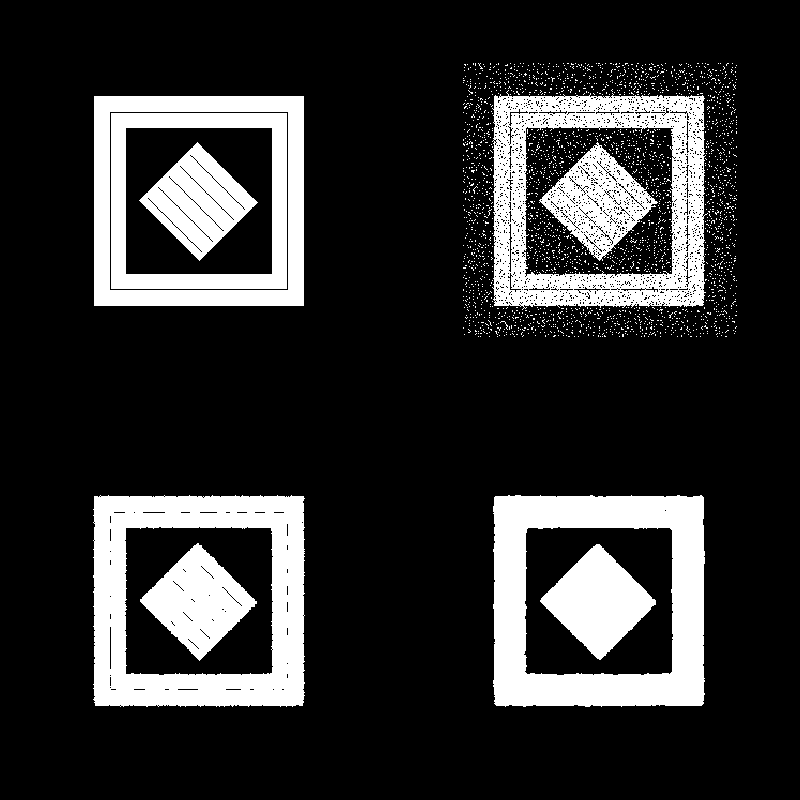

Here is the Python script that generated this plot:
#!/usr/bin/env python

# Compare median and hybrid-median filters for removing shot noise from
# a test pattern image.  Four viewports: original (top-left), noisy
# (top-right), hybrid median (bottom-left), standard median (bottom-right).

import os
from pathlib import Path

# Factory overrides: importing these modules registers the OpenGL rendering
# and interaction style implementations for vtkRenderingCore factory classes.
import vtkmodules.vtkInteractionStyle  # noqa: F401
import vtkmodules.vtkRenderingOpenGL2  # noqa: F401
# VTK pipeline classes used in this example
from vtkmodules.vtkCommonDataModel import vtkImageData
from vtkmodules.vtkIOImage import vtkPNGReader
from vtkmodules.vtkImagingCore import vtkImageCast, vtkImageThreshold
from vtkmodules.vtkImagingGeneral import vtkImageHybridMedian2D, vtkImageMedian3D
from vtkmodules.vtkImagingMath import vtkImageMathematics
from vtkmodules.vtkImagingSources import vtkImageNoiseSource
from vtkmodules.vtkInteractionStyle import vtkInteractorStyleImage
from vtkmodules.vtkRenderingCore import (
    vtkImageActor,
    vtkRenderWindow,
    vtkRenderWindowInteractor,
    vtkRenderer,
)

# Colors (normalized RGB)
black_rgb = (0.0, 0.0, 0.0)

# Data directory: defaults to the folder containing this script
data_dir = Path(os.environ.get("VPE_DATA_DIR", Path(__file__).parent))

# Reader: load the test pattern image
reader = vtkPNGReader()
reader.SetFileName(str(data_dir / "TestPattern.png"))
reader.Update()

scalar_range = reader.GetOutput().GetPointData().GetScalars().GetRange()
extent = reader.GetOutput().GetExtent()
mid_z = (extent[5] - extent[4]) // 2

# Cast: convert to double for arithmetic
cast = vtkImageCast()
cast.SetInputConnection(reader.GetOutputPort())
cast.SetOutputScalarTypeToDouble()
cast.Update()

original_data = vtkImageData()
original_data.DeepCopy(cast.GetOutput())

# Generate shot noise and add it to the original image (inlined)
noise_amplitude = 2000.0
noise_fraction = 0.1

noise_source = vtkImageNoiseSource()
noise_source.SetWholeExtent(extent)
noise_source.SetMinimum(0.0)
noise_source.SetMaximum(1.0)

noise_thresh_high = vtkImageThreshold()
noise_thresh_high.SetInputConnection(noise_source.GetOutputPort())
noise_thresh_high.ThresholdByLower(1.0 - noise_fraction)
noise_thresh_high.SetInValue(0)
noise_thresh_high.SetOutValue(noise_amplitude)

noise_thresh_low = vtkImageThreshold()
noise_thresh_low.SetInputConnection(noise_source.GetOutputPort())
noise_thresh_low.ThresholdByLower(noise_fraction)
noise_thresh_low.SetInValue(1.0 - noise_amplitude)
noise_thresh_low.SetOutValue(0.0)

shot_noise = vtkImageMathematics()
shot_noise.SetInputConnection(0, noise_thresh_high.GetOutputPort())
shot_noise.SetInputConnection(1, noise_thresh_low.GetOutputPort())
shot_noise.SetOperationToAdd()

add_noise = vtkImageMathematics()
add_noise.SetInputData(0, original_data)
add_noise.SetInputConnection(1, shot_noise.GetOutputPort())
add_noise.SetOperationToAdd()
add_noise.Update()

noisy_data = vtkImageData()
noisy_data.DeepCopy(add_noise.GetOutput())

# Filter 1: standard median filter
median = vtkImageMedian3D()
median.SetInputData(noisy_data)
median.SetKernelSize(5, 5, 1)

# Filter 2: two-pass hybrid median filter (preserves corners/lines)
hybrid_median_1 = vtkImageHybridMedian2D()
hybrid_median_1.SetInputData(noisy_data)
hybrid_median = vtkImageHybridMedian2D()
hybrid_median.SetInputConnection(hybrid_median_1.GetOutputPort())

color_window = (scalar_range[1] - scalar_range[0]) * 0.8
color_level = color_window / 2

# Actor 1: original (top-left)
actor_original = vtkImageActor()
actor_original.GetMapper().SetInputData(original_data)
actor_original.GetProperty().SetColorWindow(color_window)
actor_original.GetProperty().SetColorLevel(color_level)
actor_original.GetProperty().SetInterpolationTypeToNearest()
actor_original.SetDisplayExtent(extent[0], extent[1], extent[2], extent[3],
                                mid_z, mid_z)

# Actor 2: noisy (top-right)
actor_noisy = vtkImageActor()
actor_noisy.GetMapper().SetInputData(noisy_data)
actor_noisy.GetProperty().SetColorWindow(color_window)
actor_noisy.GetProperty().SetColorLevel(color_level)
actor_noisy.GetProperty().SetInterpolationTypeToNearest()
actor_noisy.SetDisplayExtent(extent[0], extent[1], extent[2], extent[3],
                             mid_z, mid_z)

# Actor 3: hybrid median (bottom-left)
actor_hybrid = vtkImageActor()
actor_hybrid.GetMapper().SetInputConnection(hybrid_median.GetOutputPort())
actor_hybrid.GetProperty().SetColorWindow(color_window)
actor_hybrid.GetProperty().SetColorLevel(color_level)
actor_hybrid.GetProperty().SetInterpolationTypeToNearest()
actor_hybrid.SetDisplayExtent(extent[0], extent[1], extent[2], extent[3],
                              mid_z, mid_z)

# Actor 4: standard median (bottom-right)
actor_median = vtkImageActor()
actor_median.GetMapper().SetInputConnection(median.GetOutputPort())
actor_median.GetProperty().SetColorWindow(color_window)
actor_median.GetProperty().SetColorLevel(color_level)
actor_median.GetProperty().SetInterpolationTypeToNearest()

# Renderer 1: top-left — original
renderer_tl = vtkRenderer()
renderer_tl.AddActor(actor_original)
renderer_tl.SetViewport(0.0, 0.5, 0.5, 1.0)
renderer_tl.SetBackground(black_rgb)
renderer_tl.ResetCamera()

# Renderer 2: top-right — noisy
renderer_tr = vtkRenderer()
renderer_tr.AddActor(actor_noisy)
renderer_tr.SetViewport(0.5, 0.5, 1.0, 1.0)
renderer_tr.SetBackground(black_rgb)
renderer_tr.SetActiveCamera(renderer_tl.GetActiveCamera())

# Renderer 3: bottom-left — hybrid median
renderer_bl = vtkRenderer()
renderer_bl.AddActor(actor_hybrid)
renderer_bl.SetViewport(0.0, 0.0, 0.5, 0.5)
renderer_bl.SetBackground(black_rgb)
renderer_bl.SetActiveCamera(renderer_tl.GetActiveCamera())

# Renderer 4: bottom-right — standard median
renderer_br = vtkRenderer()
renderer_br.AddActor(actor_median)
renderer_br.SetViewport(0.5, 0.0, 1.0, 0.5)
renderer_br.SetBackground(black_rgb)
renderer_br.SetActiveCamera(renderer_tl.GetActiveCamera())

# Window: display the rendered scene
render_window = vtkRenderWindow()
render_window.AddRenderer(renderer_tl)
render_window.AddRenderer(renderer_tr)
render_window.AddRenderer(renderer_bl)
render_window.AddRenderer(renderer_br)
render_window.SetWindowName("hybrid median comparison")
render_window.SetMultiSamples(0)
render_window.SetSize(800, 800)

# Interactor: handle mouse and keyboard events with 2D image style
render_window_interactor = vtkRenderWindowInteractor()
interactor_style_image = vtkInteractorStyleImage()
render_window_interactor.SetInteractorStyle(interactor_style_image)
render_window_interactor.SetRenderWindow(render_window)

# Launch the interactive visualization
render_window_interactor.Initialize()
render_window_interactor.Start()
